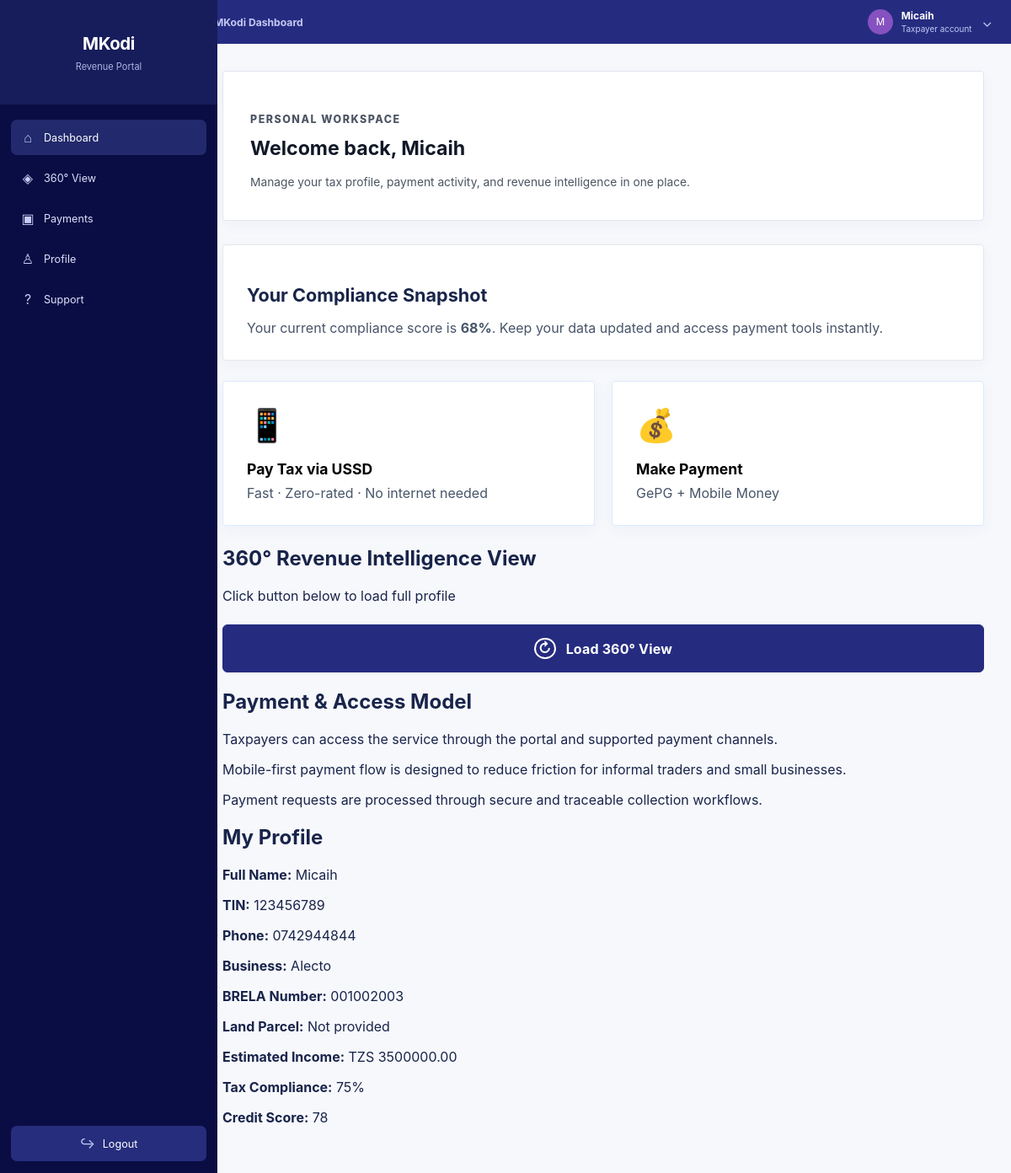
Page /dashboard/ (signed in) on the committed database.
### taxpayers/models.py (models this page shows, shortened)
class Taxpayer(models.Model):
    nida_number = models.CharField(max_length=20, primary_key=True, unique=True)
    tin_number = models.CharField(max_length=20, unique=True, null=True, blank=True)
    phone_number = models.CharField(max_length=15, unique=True)
    full_name = models.CharField(max_length=255)
    email = models.EmailField(blank=True, null=True)
    business_name = models.CharField(max_length=255, blank=True, null=True)
    brela_number = models.CharField(max_length=100, blank=True, null=True)
    land_parcel = models.CharField(max_length=100, blank=True, null=True)
    estimated_income = models.DecimalField(max_digits=15, decimal_places=2, default=0.00)
    tax_compliance_score = models.IntegerField(default=65)
    credit_score = models.IntegerField(default=60)
    is_active = models.BooleanField(default=True)
    date_registered = models.DateTimeField(auto_now_add=True)

### core/views.py (the view)
# urls.py: path('dashboard/', home_view, name='home'),
@login_required(login_url='/')
def home_view(request):
    user = request.user
    taxpayer = Taxpayer.objects.filter(tin_number=user.username).first()
    context = {
        'user_tin': user.username,
        'user_name': taxpayer.full_name if taxpayer else user.first_name or user.username,
        'user_email': taxpayer.email if taxpayer else user.email,
        'taxpayer': taxpayer,
    }
    return render(request, 'index.html', context)

### templates/index.html (shortened to what this page needs)
{% load static %}
<!DOCTYPE html>
<html lang="en">
<head>
    <link rel="stylesheet" href="{% static 'css/mkodi-style.css' %}">
</head>
<body class="page-shell portal-shell">
    <div class="page-content">
        {% include 'partials/portal_nav.html' %}
        <div class="flex-1 max-w-3xl" style="margin-top: 28px;">
            <div id="feedSection" class="section">
                <div class="card" style="margin-bottom: 24px;">
                    <h2 class="section-title">Your Compliance Snapshot</h2>
                    <p style="margin: 0; color: #475569;">Your current compliance score is <strong>68%</strong>. Keep your data updated and access payment tools instantly.</p>
                </div>
                <div class="grid-2" style="margin-bottom: 24px; gap: 20px;">
                    <button onclick="startUSSD()" class="card" style="text-align: left; border: 1px solid #dbeafe;">
                        <div style="font-size: 2.4rem; margin-bottom: 18px;">📱</div>
                        <h3 style="margin: 0 0 8px; font-size: 1.1rem;">Pay Tax via USSD</h3>
                        <p style="margin: 0; color: #475569;">Fast · Zero-rated · No internet needed</p>
                    </button>
                    <button onclick="makePayment()" class="card" style="text-align: left; border: 1px solid #dbeafe;">
                        <div style="font-size: 2.4rem; margin-bottom: 18px;">💰</div>
                        <h3 style="margin: 0 0 8px; font-size: 1.1rem;">Make Payment</h3>
                        <p style="margin: 0; color: #475569;">GePG + Mobile Money</p>
                    </button>
                </div>
            </div>
            <div id="360Section" class="section hidden">
                <h2 class="text-2xl font-bold mb-6 flex items-center gap-3">
                    <span>360° Revenue Intelligence View</span>
                </h2>
                <div id="viewResult" class="bg-white rounded-3xl shadow p-8">
                    <p class="text-gray-500 text-center py-12">Click button below to load full profile</p>
                </div>
                <button id="load360Button" type="button" onclick="load360View()" class="btn-360">
                    <span class="btn-360-icon" aria-hidden="true">↻</span>
                    <span>Load 360° View</span>
                </button>
            </div>
            <div id="paymentsSection" class="section hidden bg-white rounded-3xl shadow p-8">
                <h2 class="text-2xl font-bold mb-6">Payment & Access Model</h2>
                <div class="space-y-4 text-gray-700">
                    <p>Taxpayers can access the service through the portal and supported payment channels.</p>
                    <p>Mobile-first payment flow is designed to reduce friction for informal traders and small businesses.</p>
                    <p>Payment requests are processed through secure and traceable collection workflows.</p>
                </div>
            </div>
            <div id="detailsSection" class="section hidden bg-white rounded-3xl shadow p-8">
                <h2 class="text-2xl font-bold mb-6">My Profile</h2>
                <div class="space-y-4">
                    <p><strong>Full Name:</strong> {{ user_name }}</p>
                    <p><strong>TIN:</strong> {{ user_tin }}</p>
                    {% if taxpayer %}
                    <p><strong>Phone:</strong> {{ taxpayer.phone_number }}</p>
                    <p><strong>Business:</strong> {{ taxpayer.business_name|default:"Not provided" }}</p>
                    <p><strong>BRELA Number:</strong> {{ taxpayer.brela_number|default:"Not provided" }}</p>
                    <p><strong>Land Parcel:</strong> {{ taxpayer.land_parcel|default:"Not provided" }}</p>
                    <p><strong>Estimated Income:</strong> TZS {{ taxpayer.estimated_income }}</p>
                    <p><strong>Tax Compliance:</strong> {{ taxpayer.tax_compliance_score }}%</p>
                    <p><strong>Credit Score:</strong> {{ taxpayer.credit_score }}</p>
                    {% endif %}
                </div>
            </div>
        </div>
    </div>
</body>
</html>

### templates/partials/portal_nav.html
<aside class="portal-sidebar">
    <a class="sidebar-brand" href="{% url 'home' %}">
        <strong>MKodi</strong>
        <span>Revenue Portal</span>
    </a>
    <nav class="sidebar-menu" aria-label="Main navigation">
        <a class="{% if request.resolver_match.url_name == 'home' %}is-active{% endif %}" href="{% url 'home' %}"><span class="menu-icon">⌂</span>Dashboard</a>
        <a class="{% if request.resolver_match.url_name == 'intelligence' %}is-active{% endif %}" href="{% url 'intelligence' %}"><span class="menu-icon">◈</span>360° View</a>
        <a class="{% if request.resolver_match.url_name == 'payments' %}is-active{% endif %}" href="{% url 'payments' %}"><span class="menu-icon">▣</span>Payments</a>
        <a class="{% if request.resolver_match.url_name == 'profile' %}is-active{% endif %}" href="{% url 'profile' %}"><span class="menu-icon">♙</span>Profile</a>
        <a href="{% url 'home' %}#support"><span class="menu-icon">?</span>Support</a>
    </nav>
    <a class="sidebar-logout" href="{% url 'logout' %}"><span class="menu-icon">↪</span>Logout</a>
</aside>
<header class="portal-topbar">
    <div class="topbar-context">MKodi Dashboard</div>
    <div class="topbar-user">
        <span class="user-avatar">{{ request.user.first_name|default:request.user.username|first|upper }}</span>
        <span><strong>{{ request.user.first_name|default:request.user.username }}</strong><small>Taxpayer account</small></span>
        <span class="topbar-chevron">⌄</span>
    </div>
</header>
<div class="dashboard-hero card">
    <p class="eyebrow">Personal workspace</p>
    <h2>Welcome back, {{ request.user.first_name|default:request.user.username }}</h2>
    <p>Manage your tax profile, payment activity, and revenue intelligence in one place.</p>
</div>

### rows in the picture
Taxpayer: full_name "Micaih", phone_number "0742944844", business_name "Alecto", brela_number "001002003", land_parcel "Not provided", estimated_income "3500000.00", tax_compliance_score "75", credit_score "78"

### other values in the picture
{{ request.user.first_name|default:request.user.username|first|upper }} "M"
{{ request.user.first_name|default:request.user.username }} "Micaih"
{{ user_tin }} "123456789"
